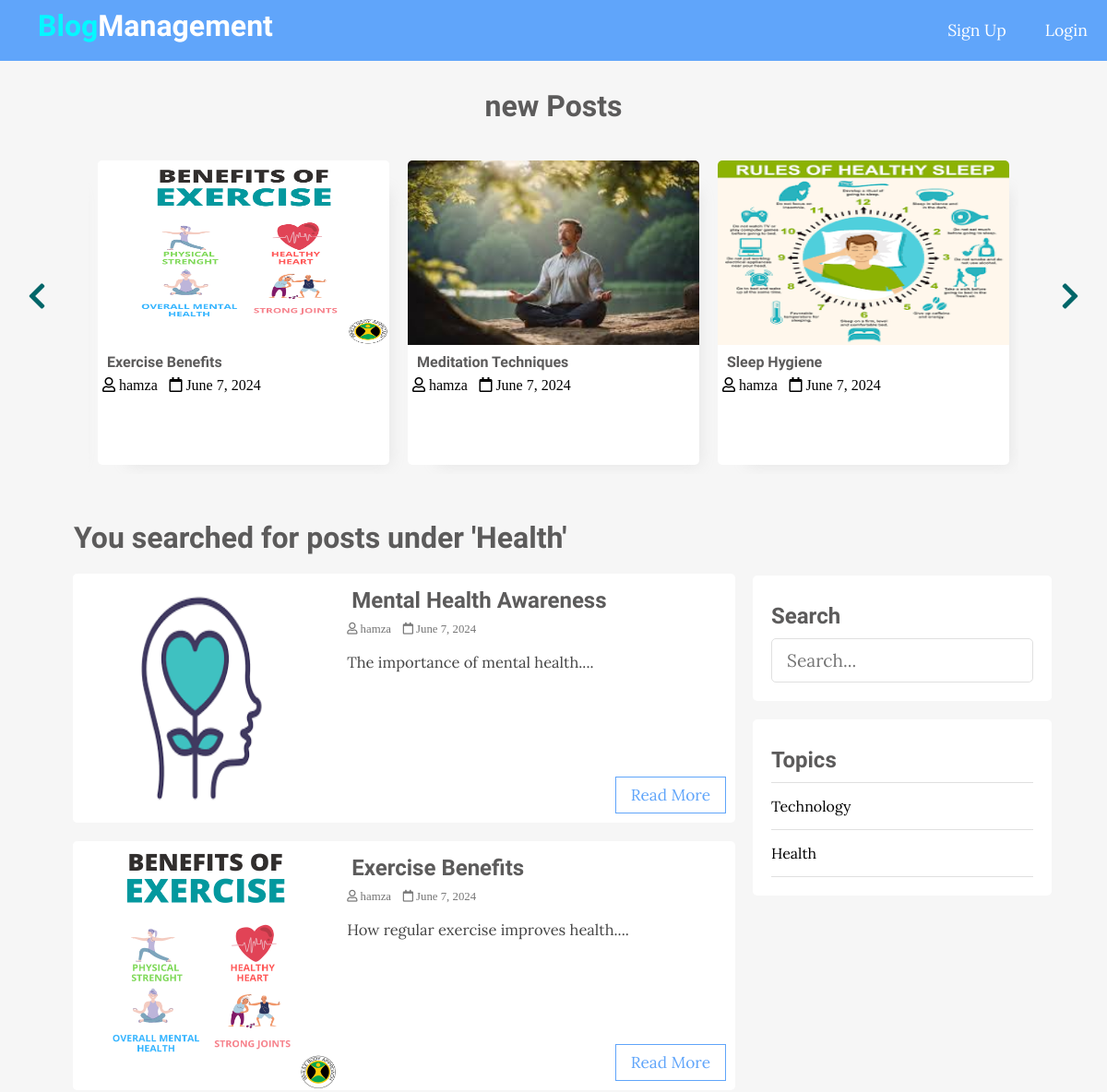
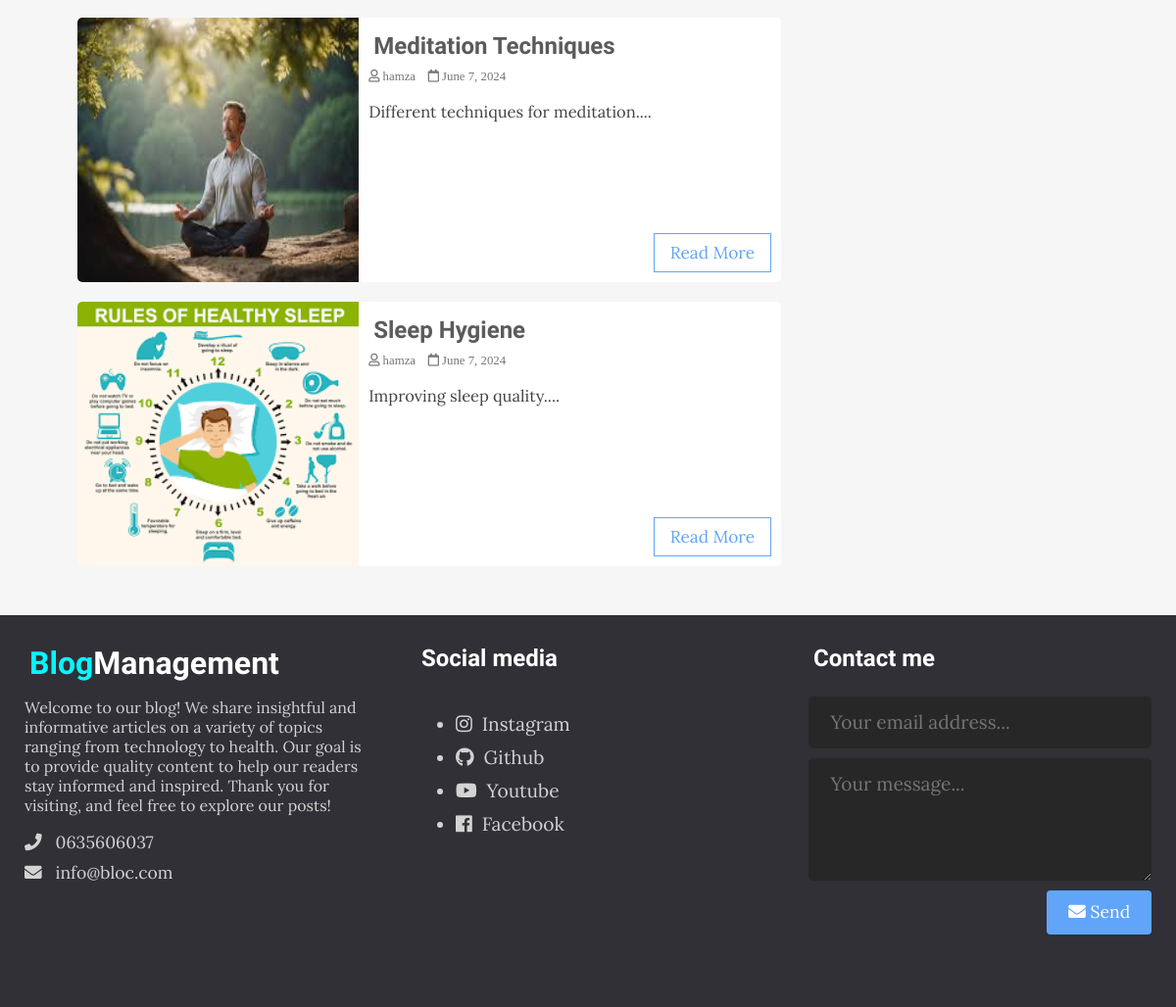
/index.php?t_id=2&name=Health, run on the app's committed database (2 pictures, top to bottom).
### tables this page shows
CREATE TABLE `posts` (
  `id` int(11) NOT NULL,
  `user_id` int(11) NOT NULL,
  `topic_id` int(11) DEFAULT NULL,
  `title` varchar(255) NOT NULL,
  `image` varchar(255) NOT NULL,
  `body` text NOT NULL,
  `published` tinyint(4) NOT NULL,
  `created_at` datetime NOT NULL DEFAULT current_timestamp()
);

CREATE TABLE `users` (
  `id` int(11) NOT NULL,
  `admin` tinyint(4) NOT NULL,
  `username` varchar(255) NOT NULL,
  `email` varchar(255) NOT NULL,
  `password` varchar(255) NOT NULL,
  `created_at` timestamp NOT NULL DEFAULT current_timestamp()
);

CREATE TABLE `topics` (
  `id` int(11) NOT NULL,
  `name` varchar(100) NOT NULL,
  `description` text NOT NULL
);

### app/database/db.php (called while the page is built, shortened)
<?php
require('connect.php');
function executeQuery($sql, $data)
{
    global $conn;
    $stmt = $conn->prepare($sql);
    $values = array_values($data);
    $types = str_repeat('s', count($values));
    $stmt->bind_param($types, ...$values);
    $stmt->execute();
    return $stmt;
}
function selectAll($table, $conditions = [])
{
    global $conn;
    $sql = "SELECT * FROM $table";
    if (empty($conditions)) {
        $stmt = $conn->prepare($sql);
        $stmt->execute();
        $records = $stmt->get_result()->fetch_all(MYSQLI_ASSOC);
        return $records;
    }
}
function getPostsByTopicId($topic_id)
{
    $sql = "SELECT p.*, u.username FROM posts AS p JOIN users AS u ON p.user_id=u.id WHERE p.published=? AND topic_id=?";
    $stmt = executeQuery($sql, ['published' => 1, 'topic_id' => $topic_id]);
    $records = $stmt->get_result()->fetch_all(MYSQLI_ASSOC);
    return $records;
}

### app/controllers/topics.php (called while the page is built, shortened)
<?php
include(ROOT_PATH . "/app/database/db.php");
$table = 'topics';
$topics = selectAll($table);

### index.php (the view, shortened to what this page needs)
<?php
include(ROOT_PATH . "/app/controllers/topics.php");
$posts = array();
$postsTitle = 'Recent Posts';
if (isset($_GET['t_id'])) {
  $posts = getPostsByTopicId($_GET['t_id']);
  $postsTitle = "You searched for posts under '" . $_GET['name'] . "'";
} else if (isset($_POST['search-term'])) {
  $postsTitle = "You searched for '" . $_POST['search-term'] . "'";
  $posts = searchPosts($_POST['search-term']);
} else {
  $posts = getPublishedPosts();
}
?>
<!DOCTYPE html>
<html lang="en">
<head>
  <link rel="stylesheet" href="https://use.fontawesome.com/releases/v5.7.2/css/all.css"
>
  <link rel="stylesheet" href="assets/css/style.css">
</head>
<body>
  <?php include(ROOT_PATH . "/app/includes/header.php"); ?>
  <div class="page-wrapper">
    <div class="post-slider">
      <h1 class="slider-title">new Posts</h1>
      <i class="fas fa-chevron-left prev"></i>
      <i class="fas fa-chevron-right next"></i>
      <div class="post-wrapper">
        <?php foreach ($posts as $post): ?>
          <div class="post">
            <img src="<?php echo BASE_URL . '/assets/images/' . $post['image']; ?>" alt="" class="slider-image">
            <div class="post-info">
              <h4><a href="single.php?id=<?php echo $post['id']; ?>"><?php echo $post['title']; ?></a></h4>
              <i class="far fa-user"> <?php echo $post['username']; ?></i>
              <i class="far fa-calendar"> <?php echo date('F j, Y', strtotime($post['created_at'])); ?></i>
            </div>
          </div>
        <?php endforeach; ?>
      </div>
    </div>
    <div class="content clearfix">
      <div class="main-content">
        <h1 class="recent-post-title"><?php echo $postsTitle ?></h1>
        <?php foreach ($posts as $post): ?>
          <div class="post clearfix">
            <img src="<?php echo BASE_URL . '/assets/images/' . $post['image']; ?>" alt="help" class="post-image">
            <div class="post-preview">
              <h2><a href="single.php?id=<?php echo $post['id']; ?>"><?php echo $post['title']; ?></a></h2>
              <i class="far fa-user"> <?php echo $post['username']; ?></i>
              <i class="far fa-calendar"> <?php echo date('F j, Y', strtotime($post['created_at'])); ?></i>
              <p class="preview-text">
                <?php echo html_entity_decode(substr($post['body'], 0, 150) . '...'); ?>
              </p>
              <a href="single.php?id=<?php echo $post['id']; ?>" class="btn read-more">Read More</a>
            </div>
          </div>
        <?php endforeach; ?>
      </div>
      <div class="sidebar">
        <div class="section search">
          <h2 class="section-title">Search</h2>
          <form action="index.php" method="post">
            <input type="text" name="search-term" class="text-input" placeholder="Search...">
          </form>
        </div>
        <div class="section topics">
          <h2 class="section-title">Topics</h2>
          <ul>
            <?php foreach ($topics as $key => $topic): ?>
              <li><a href="<?php echo BASE_URL . '/index.php?t_id=' . $topic['id'] . '&name=' . $topic['name'] ?>"><?php echo $topic['name']; ?></a></li>
            <?php endforeach; ?>
          </ul>
        </div>
      </div>
    </div>
  </div>
  <?php include(ROOT_PATH . "/app/includes/footer.php"); ?>
</body>
</html>

### assets/css/style.css (style rules this page uses)
* { box-sizing: border-box; }
html, body { height: 100%; padding: 0px; margin: 0px; background: #f6f6f6; font-family: "Lora", serif; }
h1, h2, h3, h4, h5, h6 { font-family: "Candal", serif; color: #5c5b5b; margin: 5px; }
a { text-decoration: none; color: inherit; }
.clearfix::after { content: ""; display: block; clear: both; }
.btn { padding: 0.5rem 1rem; background: #60a5fa; color: white; border: 1px solid transparent; border-radius: 0.25rem; font-size: 1.08em; font-family: "Lora", serif; }
.text-input { padding: 0.7rem 1rem; display: block; width: 100%; border-radius: 5px; border: 1px solid #e0e0e0; outline: none; color: #444; line-height: 1.5rem; font-size: 1.2em; font-family: "Lora", serif; }
.page-wrapper { min-height: 100%; }
.post-slider { position: relative; }
.post-slider .slider-title { text-align: center; margin: 30px auto; }
.post-slider .next { position: absolute; top: 50%; right: 30px; font-size: 2em; color: #006669; cursor: pointer; }
.post-slider .prev { position: absolute; top: 50%; left: 30px; font-size: 2em; color: #006669; cursor: pointer; }
.post-slider .post-wrapper { width: 84%; height: 350px; margin: 0px auto; overflow: hidden; padding: 10px 0px 10px 0px; }
.post-slider .post-wrapper .post { width: 300px; height: 330px; margin: 0px 10px; display: inline-block; background: white; border-radius: 5px; box-shadow: 1rem 1rem 1rem -1rem #a0a0a033; }
.post-slider .post-wrapper .post .post-info { height: 130px; padding: 0px 5px; }
.post-slider .post-wrapper .post .slider-image { width: 100%; height: 200px; border-top-left-radius: 5px; border-top-right-radius: 5px; }
.content { width: 90%; margin: 30px auto 30px; }
.content .main-content { width: 70%; float: left; }
.content .main-content .post { width: 95%; height: 270px; margin: 20px auto; border-radius: 5px; background: white; position: relative; }
.content .main-content .post .post-preview i { color: #757575; font-size: 0.8em; }
.content .main-content .post .preview-text { line-height: 1.5em; font-size: 1.03em; color: #444; }
.content .main-content .post .read-more { position: absolute; bottom: 10px; right: 10px; border: 1px solid #60a5fa; background: transparent; border-radius: 0px; color: #60a5fa !important; }
.content .main-content .post .post-image { width: 40%; height: 100%; float: left; border-top-left-radius: 5px; border-bottom-left-radius: 5px; }
.content .main-content .post .post-preview { width: 60%; padding: 10px; float: right; }
.content .main-content .recent-post-title { margin: 20px; }
.content .sidebar { width: 30%; float: left; }
.content .sidebar .section { background: white; padding: 20px; border-radius: 5px; margin-bottom: 20px; }
.content .sidebar .section .section-title { margin: 10px 0px 10px 0px; }
.content .sidebar .section.search { margin-top: 80px; }
.content .sidebar .section.topics ul { margin: 0px; padding: 0px; list-style: none; border-top: 1px solid #e0e0e0; }
.content .sidebar .section.topics ul li a { display: block; padding: 15px 0px 15px 0px; border-bottom: 1px solid #e0e0e0; transition: all 0.3s; }

### data on the page
posts: image (picture), title "Exercise Benefits", user.username "hamza", created_at "June 7, 2024", body "How regular exercise improves health...."
posts: image (picture), title "Meditation Techniques", user.username "hamza", created_at "June 7, 2024", body "Different techniques for meditation...."
posts: image (picture), title "Sleep Hygiene", user.username "hamza", created_at "June 7, 2024", body "Improving sleep quality...."
posts: image (picture), title "Mental Health Awareness", user.username "hamza", created_at "June 7, 2024", body "The importance of mental health...."
topics: name "Technology"
topics: name "Health"

### other printed values
$postsTitle "You searched for posts under 'Health'"
